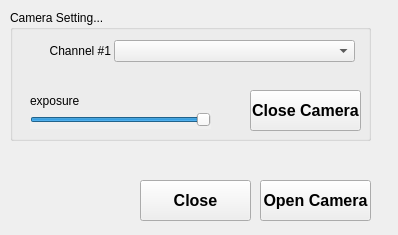
<?xml version="1.0" encoding="UTF-8"?>
<ui version="4.0">
 <class>DialogCamera</class>
 <widget class="QWidget" name="DialogCamera">
  <property name="geometry">
   <rect>
    <x>0</x>
    <y>0</y>
    <width>398</width>
    <height>235</height>
   </rect>
  </property>
  <property name="mouseTracking">
   <bool>false</bool>
  </property>
  <property name="tabletTracking">
   <bool>true</bool>
  </property>
  <property name="windowTitle">
   <string>Config</string>
  </property>
  <widget class="QPushButton" name="buttonOpenCamera">
   <property name="geometry">
    <rect>
     <x>260</x>
     <y>180</y>
     <width>111</width>
     <height>41</height>
    </rect>
   </property>
   <property name="font">
    <font>
     <family>Arial</family>
     <pointsize>12</pointsize>
     <weight>75</weight>
     <bold>true</bold>
    </font>
   </property>
   <property name="text">
    <string>Open Camera</string>
   </property>
  </widget>
  <widget class="QGroupBox" name="groupBox_2">
   <property name="geometry">
    <rect>
     <x>10</x>
     <y>10</y>
     <width>361</width>
     <height>131</height>
    </rect>
   </property>
   <property name="font">
    <font>
     <family>Arial</family>
     <weight>50</weight>
     <bold>false</bold>
    </font>
   </property>
   <property name="title">
    <string>Camera Setting...</string>
   </property>
   <widget class="QPushButton" name="buttonCloseCamera">
    <property name="geometry">
     <rect>
      <x>240</x>
      <y>80</y>
      <width>111</width>
      <height>41</height>
     </rect>
    </property>
    <property name="font">
     <font>
      <family>Arial</family>
      <pointsize>12</pointsize>
      <weight>75</weight>
      <bold>true</bold>
     </font>
    </property>
    <property name="text">
     <string>Close Camera</string>
    </property>
   </widget>
  </widget>
  <widget class="QLabel" name="label_3">
   <property name="geometry">
    <rect>
     <x>30</x>
     <y>40</y>
     <width>81</width>
     <height>21</height>
    </rect>
   </property>
   <property name="text">
    <string>Channel #1</string>
   </property>
   <property name="alignment">
    <set>Qt::AlignRight|Qt::AlignTrailing|Qt::AlignVCenter</set>
   </property>
  </widget>
  <widget class="QComboBox" name="comboBoxCam1Port">
   <property name="geometry">
    <rect>
     <x>114</x>
     <y>40</y>
     <width>241</width>
     <height>22</height>
    </rect>
   </property>
  </widget>
  <widget class="QSlider" name="sliderExposure">
   <property name="geometry">
    <rect>
     <x>30</x>
     <y>110</y>
     <width>181</width>
     <height>19</height>
    </rect>
   </property>
   <property name="autoFillBackground">
    <bool>true</bool>
   </property>
   <property name="styleSheet">
    <string notr="true">QSlider::groove:horizontal</string>
   </property>
   <property name="minimum">
    <number>-13</number>
   </property>
   <property name="maximum">
    <number>-1</number>
   </property>
   <property name="orientation">
    <enum>Qt::Horizontal</enum>
   </property>
  </widget>
  <widget class="QPushButton" name="pushButtonClose">
   <property name="geometry">
    <rect>
     <x>140</x>
     <y>180</y>
     <width>111</width>
     <height>41</height>
    </rect>
   </property>
   <property name="font">
    <font>
     <family>Arial</family>
     <pointsize>12</pointsize>
     <weight>75</weight>
     <bold>true</bold>
    </font>
   </property>
   <property name="text">
    <string>Close</string>
   </property>
  </widget>
  <widget class="QLabel" name="label_5">
   <property name="geometry">
    <rect>
     <x>30</x>
     <y>90</y>
     <width>71</width>
     <height>21</height>
    </rect>
   </property>
   <property name="text">
    <string>exposure</string>
   </property>
   <property name="alignment">
    <set>Qt::AlignLeading|Qt::AlignLeft|Qt::AlignVCenter</set>
   </property>
  </widget>
 </widget>
 <resources/>
 <connections/>
</ui>
